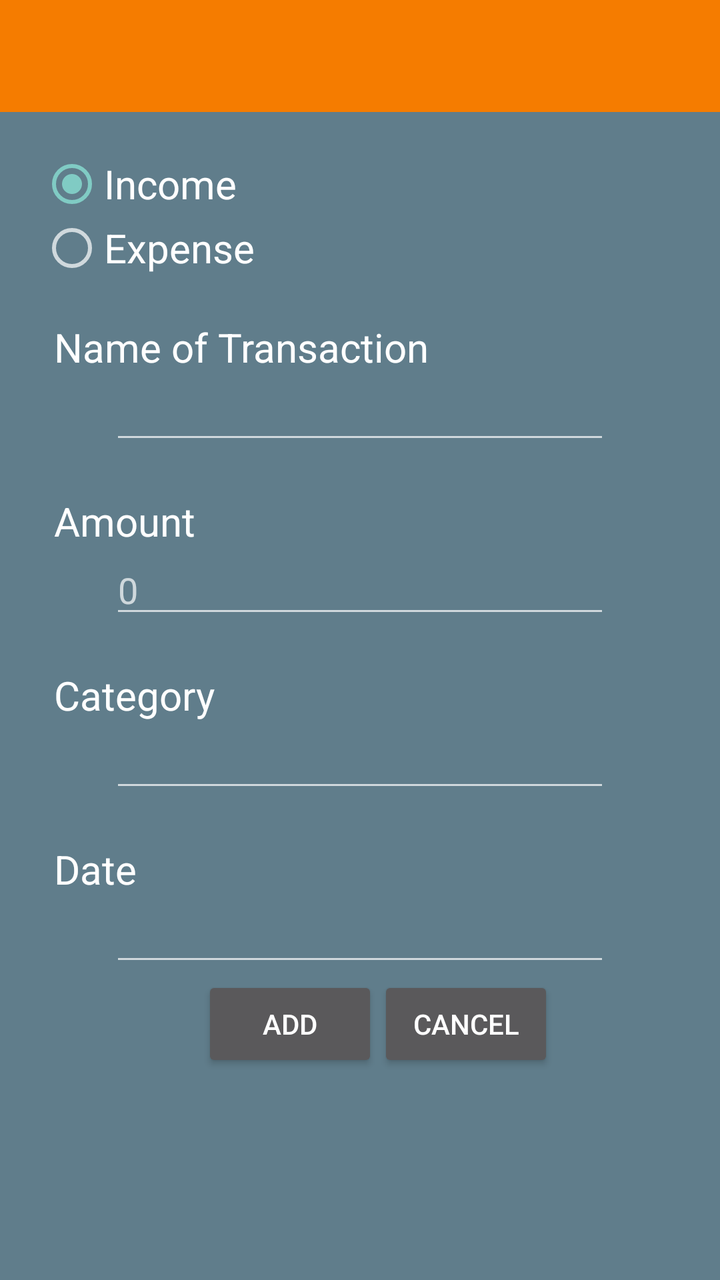
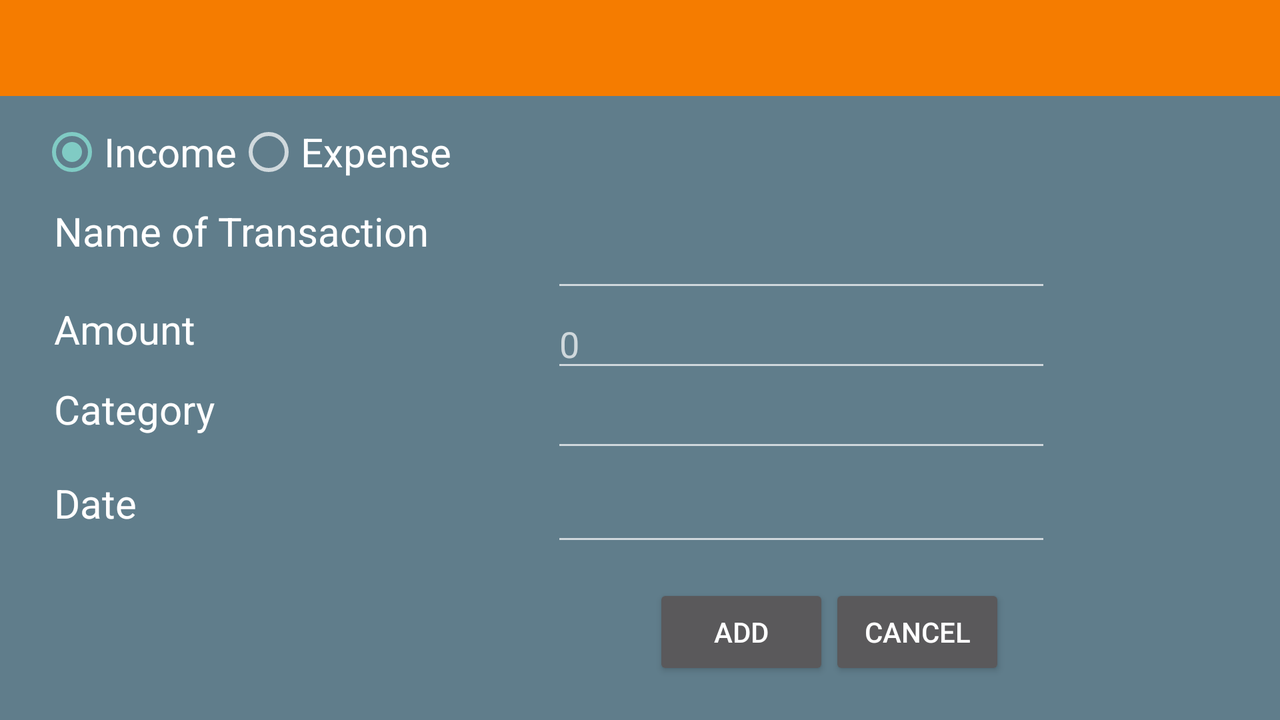

Compare how this app lays out the same screen by default and in its alternative resource folder. The renders come first, then the two layout files and the values they reference.
<!-- AndroidManifest.xml: application theme AppTheme -->
<!-- res/layout/add_income_expense.xml -->
<?xml version="1.0" encoding="utf-8"?>
<android.support.v4.widget.DrawerLayout
    android:id="@+id/drawer_layout"
    xmlns:android="http://schemas.android.com/apk/res/android"
    xmlns:tools="http://schemas.android.com/tools"
    xmlns:app="http://schemas.android.com/apk/res-auto"
    android:layout_width="match_parent"
    android:layout_height="match_parent"
    >
<LinearLayout xmlns:android="http://schemas.android.com/apk/res/android"
    android:orientation="vertical" android:layout_width="match_parent"
    android:layout_height="match_parent"
    android:background="#607D8B"
    android:weightSum="1">
    <include android:id="@+id/app_bar"
        layout="@layout/app_bar"
        />
    <RadioGroup
        android:layout_marginTop="20dp"
        android:layout_marginLeft="20dp"
        android:id="@+id/radioIncomeOrExpense"
        android:layout_width="wrap_content"
        android:layout_height="wrap_content" >

        <RadioButton
            android:layout_width="wrap_content"
            android:layout_height="wrap_content"
            android:text="Income"
            android:id="@+id/income"
            android:checked="true"
            android:textSize="20dp" />

        <RadioButton
            android:layout_width="wrap_content"
            android:layout_height="wrap_content"
            android:text="Expense"
            android:id="@+id/expense"
            android:checked="false"
            android:textSize="20dp" />
    </RadioGroup>

    <TextView
        android:layout_marginTop="20dp"
        android:layout_marginLeft="27dp"
        android:layout_width="wrap_content"
        android:layout_height="wrap_content"
        android:textAppearance="?android:attr/textAppearanceLarge"
        android:text="Name of Transaction"
        android:id="@+id/textView12"
        android:textSize="20dp" />

    <EditText
        android:layout_width="250dp"
        android:layout_height="40dp"
        android:id="@+id/etNameOfTransaction"
        android:imeOptions="actionNext"
        android:singleLine="true"
        android:layout_gravity="center_horizontal" />

    <TextView
        android:layout_marginTop="20dp"
        android:layout_marginLeft="27dp"
        android:layout_width="wrap_content"
        android:layout_height="wrap_content"
        android:textAppearance="?android:attr/textAppearanceLarge"
        android:text="Amount"
        android:id="@+id/textView13"
        android:textSize="20dp" />

    <EditText
        android:layout_width="250dp"
        android:layout_height="40dp"
        android:id="@+id/etAmount"
        android:inputType="numberDecimal|numberSigned"
        android:hint="0"
        android:layout_gravity="center_horizontal" />

    <TextView
        android:layout_marginTop="20dp"
        android:layout_marginLeft="27dp"
        android:layout_width="wrap_content"
        android:layout_height="wrap_content"
        android:textAppearance="?android:attr/textAppearanceLarge"
        android:text="Category"
        android:id="@+id/textView15"
        android:textSize="20dp" />

    <EditText
        android:layout_width="250dp"
        android:layout_height="40dp"
        android:id="@+id/etCategory"
        android:imeOptions="actionNext"
        android:focusableInTouchMode="false"
        android:singleLine="true"
        android:layout_gravity="center_horizontal" />

    <TextView
        android:layout_marginTop="20dp"
        android:layout_marginLeft="27dp"
        android:layout_width="wrap_content"
        android:layout_height="wrap_content"
        android:textAppearance="?android:attr/textAppearanceLarge"
        android:text="Date"
        android:id="@+id/textView14"
        android:textSize="20dp" />

    <EditText
        android:layout_width="250dp"
        android:layout_height="40dp"
        android:id="@+id/etDate"
        android:inputType="date"
        android:focusableInTouchMode="false"
        android:layout_gravity="center_horizontal" />

    <RelativeLayout
        android:layout_width="match_parent"
        android:layout_height="68dp"
        android:layout_gravity="center_horizontal">

        <Button
            android:layout_width="wrap_content"
            android:layout_height="wrap_content"
            android:text="Add"
            android:id="@+id/btnAdd"
            android:layout_gravity="center_horizontal"
            android:layout_alignParentTop="true"
            android:layout_alignParentStart="true"
            android:layout_marginStart="101dp" />

        <Button
            android:layout_width="wrap_content"
            android:layout_height="wrap_content"
            android:text="Cancel"
            android:id="@+id/button6"
            android:layout_alignParentTop="true"
            android:layout_toEndOf="@+id/btnAdd" />
    </RelativeLayout>

</LinearLayout>
</android.support.v4.widget.DrawerLayout>
<!-- res/layout/app_bar.xml (included above) -->
<?xml version="1.0" encoding="utf-8"?>
<android.support.v7.widget.Toolbar xmlns:android="http://schemas.android.com/apk/res/android"
    xmlns:app="http://schemas.android.com/apk/res-auto"
    android:layout_width="match_parent"
    android:layout_height="wrap_content"

    android:background="#F57C00" >


</android.support.v7.widget.Toolbar>
<!-- resources referenced by this layout -->
<resources>
  <style name="AppTheme" parent="Theme.AppCompat.NoActionBar">
          
      </style>
</resources>
<!-- res/layout-land/add_income_expense.xml (the repository's variant of the layout above) -->
<!-- drawn on the phone turned sideways -->
<?xml version="1.0" encoding="utf-8"?>
<android.support.v4.widget.DrawerLayout
    android:id="@+id/drawer_layout"
    xmlns:android="http://schemas.android.com/apk/res/android"
    xmlns:tools="http://schemas.android.com/tools"
    xmlns:app="http://schemas.android.com/apk/res-auto"
    android:layout_width="match_parent"
    android:layout_height="match_parent"
    >
    <RelativeLayout xmlns:android="http://schemas.android.com/apk/res/android"
        android:orientation="vertical" android:layout_width="match_parent"
        android:layout_height="match_parent"
        android:background="#607D8B"
        android:weightSum="1">
        <include android:id="@+id/app_bar"
            layout="@layout/app_bar"
            />
        <RadioGroup
            android:layout_marginTop="60dp"
            android:layout_marginLeft="20dp"
            android:layout_marginBottom="10dp"
            android:orientation="horizontal"
            android:id="@+id/radioIncomeOrExpense"
            android:layout_width="wrap_content"
            android:layout_height="wrap_content">
            <RadioButton
                android:layout_width="wrap_content"
                android:layout_height="wrap_content"
                android:text="Income"
                android:id="@+id/income"
                android:checked="true"
                android:textSize="20dp"
                android:layout_below="@+id/app_bar"
                android:layout_toEndOf="@+id/radioIncomeOrExpense" />

            <RadioButton
                android:layout_width="wrap_content"
                android:layout_height="wrap_content"
                android:text="Expense"
                android:id="@+id/expense"
                android:checked="false"
                android:textSize="20dp"
                android:layout_below="@+id/app_bar"
                android:layout_toEndOf="@+id/income" />

        </RadioGroup>

        <TextView
            android:layout_marginLeft="27dp"
            android:layout_width="wrap_content"
            android:layout_height="wrap_content"
            android:textAppearance="?android:attr/textAppearanceLarge"
            android:text="Name of Transaction"
            android:id="@+id/textView12"
            android:textSize="20dp"
            android:layout_below="@+id/radioIncomeOrExpense"
            android:layout_alignParentStart="true" />

        <EditText
            android:layout_width="250dp"
            android:layout_height="40dp"
            android:id="@+id/etNameOfTransaction"
            android:imeOptions="actionNext"
            android:singleLine="true"
            android:layout_gravity="center_horizontal"
            android:layout_above="@+id/etAmount"
            android:layout_alignEnd="@+id/relativeLayout2" />

        <TextView
            android:layout_marginLeft="27dp"
            android:layout_width="wrap_content"
            android:layout_height="wrap_content"
            android:textAppearance="?android:attr/textAppearanceLarge"
            android:text="Amount"
            android:id="@+id/textView13"
            android:textSize="20dp"
            android:layout_alignTop="@+id/etAmount"
            android:layout_alignParentStart="true" />

        <EditText
            android:layout_width="250dp"
            android:layout_height="40dp"
            android:id="@+id/etAmount"
            android:inputType="numberDecimal|numberSigned"
            android:hint="0"
            android:layout_gravity="center_horizontal"
            android:layout_above="@+id/etCategory"
            android:layout_alignStart="@+id/etNameOfTransaction" />

        <TextView
            android:layout_marginLeft="27dp"
            android:layout_width="wrap_content"
            android:layout_height="wrap_content"
            android:textAppearance="?android:attr/textAppearanceLarge"
            android:text="Category"
            android:id="@+id/textView15"
            android:textSize="20dp"
            android:layout_alignTop="@+id/etCategory"
            android:layout_alignParentStart="true" />

        <EditText
            android:layout_width="250dp"
            android:layout_height="40dp"
            android:id="@+id/etCategory"
            android:imeOptions="actionNext"
            android:focusableInTouchMode="false"
            android:singleLine="true"
            android:layout_gravity="center_horizontal"
            android:layout_above="@+id/relativeLayout2"
            android:layout_alignStart="@+id/etAmount"
            android:layout_marginBottom="61dp" />

        <TextView
            android:layout_marginLeft="27dp"
            android:layout_marginTop="20dp"
            android:layout_width="wrap_content"
            android:layout_height="wrap_content"
            android:textAppearance="?android:attr/textAppearanceLarge"
            android:text="Date"
            android:id="@+id/textView14"
            android:textSize="20dp"
            android:layout_below="@+id/textView15"
            android:layout_alignParentStart="true" />

        <EditText
            android:layout_width="250dp"
            android:layout_height="40dp"
            android:id="@+id/etDate"
            android:inputType="date"
            android:focusableInTouchMode="false"
            android:layout_gravity="center_horizontal"
            android:layout_alignTop="@+id/textView14"
            android:layout_alignStart="@+id/etCategory" />

        <RelativeLayout
            android:layout_width="300dp"
            android:layout_height="68dp"
            android:layout_gravity="center_horizontal"
            android:id="@+id/relativeLayout2"
            android:layout_alignParentBottom="true"
            android:layout_toEndOf="@+id/radioIncomeOrExpense">

            <Button
                android:layout_width="wrap_content"
                android:layout_height="wrap_content"
                android:text="Add"
                android:id="@+id/btnAdd"
                android:layout_gravity="center_horizontal"
                android:layout_alignParentTop="true"
                android:layout_alignParentStart="true"
                android:layout_marginStart="101dp" />

            <Button
                android:layout_width="wrap_content"
                android:layout_height="wrap_content"
                android:text="Cancel"
                android:id="@+id/button6"
                android:layout_alignParentTop="true"
                android:layout_toEndOf="@+id/btnAdd" />
        </RelativeLayout>
    </RelativeLayout>
</android.support.v4.widget.DrawerLayout>
